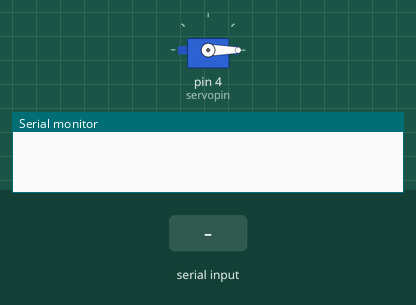
The sketch below on a simulated Arduino Uno, built with avr-gcc and run on an emulated ATmega328P. On the bench: servo, the last lines printed to the serial monitor. The inputs (shaded band) are chosen by the test bench.

Above: at 1.2 s.
1.3 s: "1" received over Serial
At 2.3 s:
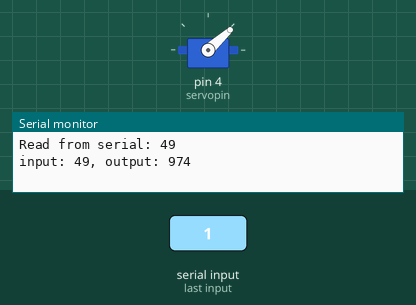
2.8 s: "0" received over Serial
At 3.4 s:
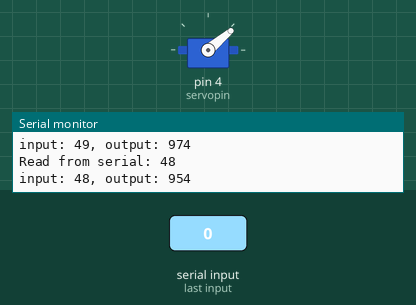
Timing chart, 0 to 5.8 s (numbered marks = the images above; inputs shaded):
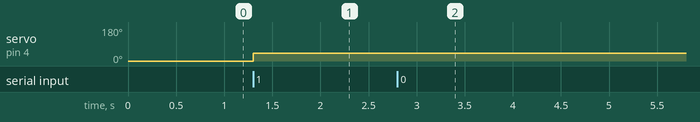

The sketch:

arduinoservo.pde
```cpp
// Controlling a servo position using a serial input
// by Sven Kraeuter <http://5v3n.com/about> mail@5v3n.com

#include <Servo.h>
#include <stdlib.h>     // needed for atoi

char buffer[9], character;


Servo myservo;  // create servo object to control a servo

int servopin = 4;
// variables to read, map & lazy log values
byte incomingByte=0, inputVal;
unsigned int servoVal, oldVal=0;

void setup()
{
  // initialize serial communications at 9600 bps:
  Serial.begin(9600);
  myservo.attach(servopin);  // attaches the servo on pin 9 to the servo object
}

void loop()
{
  // check if data has been sent via serial:
  if (Serial.available()) {
   incomingByte = Serial.read();
   Serial.print("Read from serial: ");
   Serial.println(incomingByte);
  }

  inputVal = int(incomingByte);            // offset 48 for key codes!
  servoVal = map(inputVal, 0, 9, 0, 179);     // scale it to use it with the servo (value between 0 and 180)
  myservo.write(servoVal);                  // sets the servo position according to the scaled value
  delay(15);                           // waits for the servo to get there
    // print the results to the serial monitor - lazy mode:
  if (oldVal != inputVal) {
    oldVal = inputVal;
    Serial.print("input: " );
    Serial.print(inputVal);
    Serial.print(", output: ");
    Serial.println(servoVal);
  }

}
```

Measured:
- after the input at 1.3 s, servo on pin 4 (servopin): 0° → 42° at once
- after the input at 2.8 s, servo on pin 4 (servopin): 42° → 40° at once
